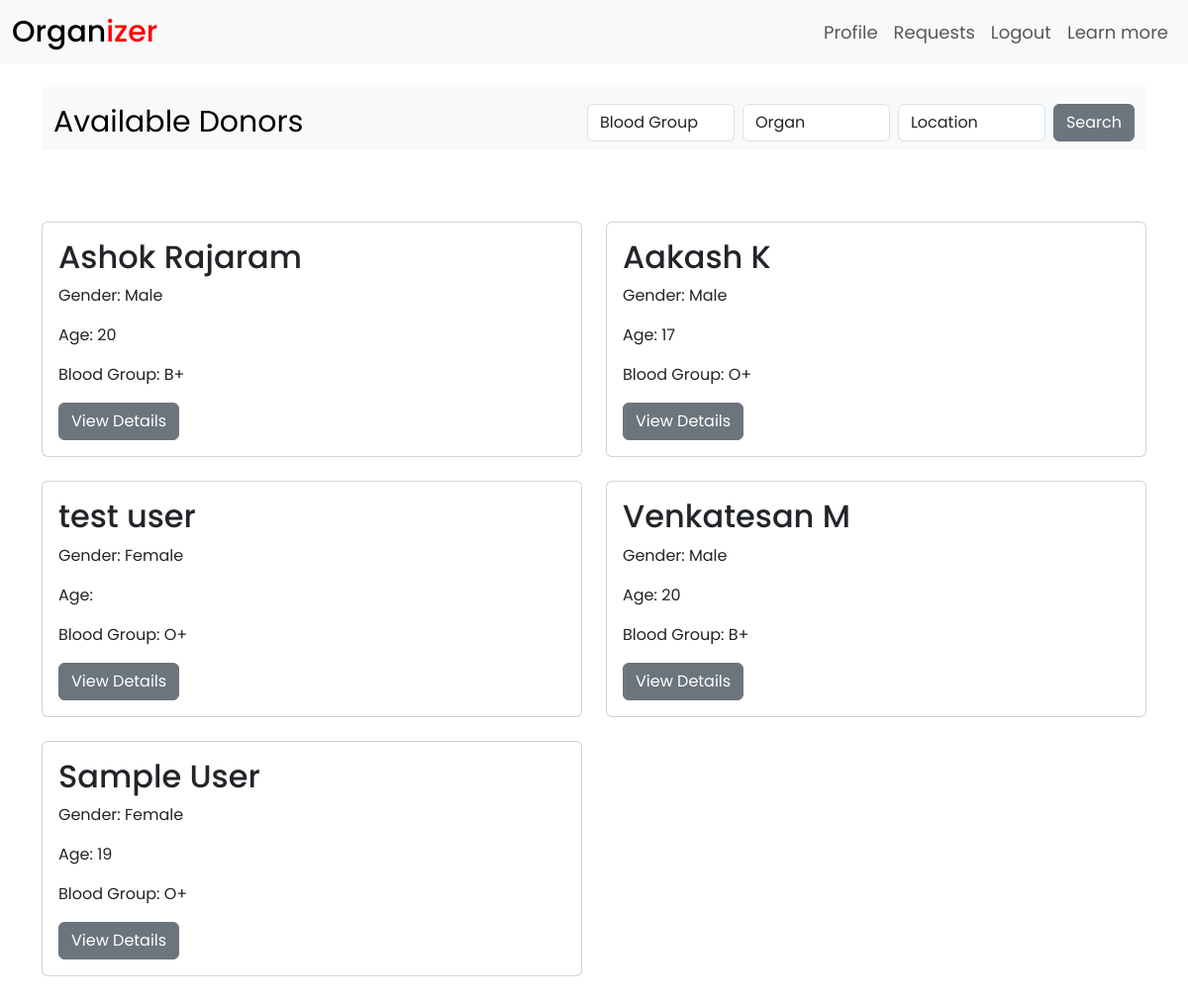
The page /recipient/donors/ (signed in) on the database as committed earlier.
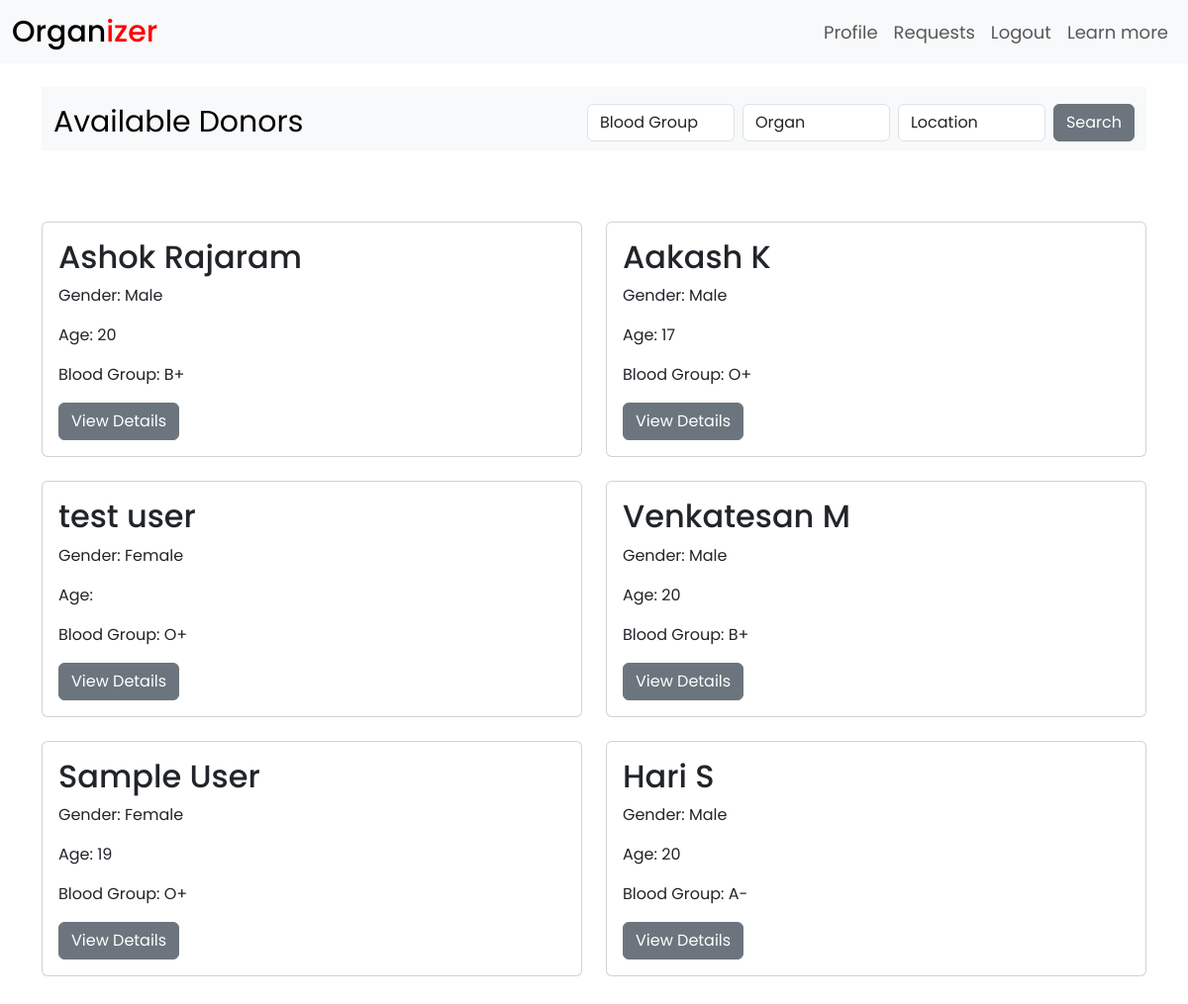
The same page on the database as committed later.
### organdonation/models.py (models this page shows, shortened)
class Donor(models.Model):
   user = models.OneToOneField(User, on_delete=models.CASCADE, primary_key=True)
   email = models.EmailField(max_length=150, null=True)
   first_name = models.CharField(max_length=60)
   last_name = models.CharField(max_length=60)
   dob = models.DateField(null=True)
   age = models.CharField(max_length=2 ,null=True)
   gender = models.CharField(max_length=10)
   mobile = models.CharField(max_length=10)
   blood_group = models.CharField(max_length=3)
   aadhaar = models.CharField(max_length=16)
   addr_line = models.CharField(max_length=100)
   city = models.CharField(max_length=60)
   district = models.CharField(null=True, max_length=60)
   state = models.CharField(max_length=60)
   pincode = models.CharField(max_length=6)
   organs = models.ManyToManyField(Organ)
   medical_history = models.TextField(max_length=200)
   social_history = models.TextField(max_length=200)

### organdonation/views.py (the view, shortened to what this page needs)
# urls.py: path('recipient/donors/', views.recipientdonorsearch, name='recipientdonorsearch'),
@login_required(login_url='login')
def recipientdonorsearch(request):
    current_user = request.user
    donorlist = (Donor.objects.all())
    return render(request, 'organdonation/recipientdonorsearch.html', {'user': current_user, 'donorslist': donorlist})

### organdonation/templates/organdonation/recipientdonorsearch.html (shortened to what this page needs)
{% extends 'organdonation/base.html' %}
{% load static %}
{% block csslink%}
<link rel="stylesheet" href="{% static 'organdonation/css/style1.css' %}" />
{%endblock csslink %}
{% block body %}
<div class="container"><br>
   <nav class="navbar bg-light">
      <div class="container-fluid">
         <a class="navbar-brand" href="#">Available Donors</a>
         <form class="d-flex" role="search" method='get'>
            <select class="form-control me-2" name="blood_group">
               <option value="" selected>Blood Group</option>
            </select>
            <select class="form-control me-2" name="organ">
               <option value="" selected>Organ</option>
            </select>
            <select class="form-control me-2" name="location" id="location">
               <option value="" selected>Location</option>
               </select>
            <button class="btn btn-secondary" type="submit">Search</button>
         </form>
      </div>
   </nav>
    {% block view %}
   <div class="row row-cols-1 row-cols-md-2 g-4 my-5">
         {% for donor in donorslist %}
         <div class="col">
            <div class="card h-100">
              <div class="card-body">
                <h5 class="card-title fs-2">{{ donor.first_name}} {{ donor.last_name }}</h5>
                <p class="card-text">Gender: {{ donor.gender | capfirst }}</p>
                <p class="card-text">Age: {{ donor.age }}</p>
                <p class="card-text">Blood Group:
                  {% if donor.blood_group == 'bp' %}
                     B+
                  {% elif donor.blood_group == 'bn' %}
                     B-
                  {% elif donor.blood_group == 'an' %}
                     A-
                  {% elif donor.blood_group == 'ap' %}
                     A+
                  {% elif donor.blood_group == 'op' %}
                     O+
                  {% elif donor.blood_group == 'on' %}
                     O-
                  {% elif donor.blood_group == 'abp' %}
                     AB+
                  {% elif donor.blood_group == 'abn' %}
                     AB-
                  {% endif %}
                </p>
                <a type="button" class="btn btn-secondary" data-bs-toggle="modal" data-bs-target="#exampleModal{{donor.user_id}}">View Details</a>
              </div>
            </div>
         </div>
         {% endfor %}
   </div>
    {% endblock  %}
{% endblock %}

Rows that differ between the two databases and show on the page:
added Donor: first_name "Hari", last_name "S", gender "Male", age "20", blood_group "A-"
